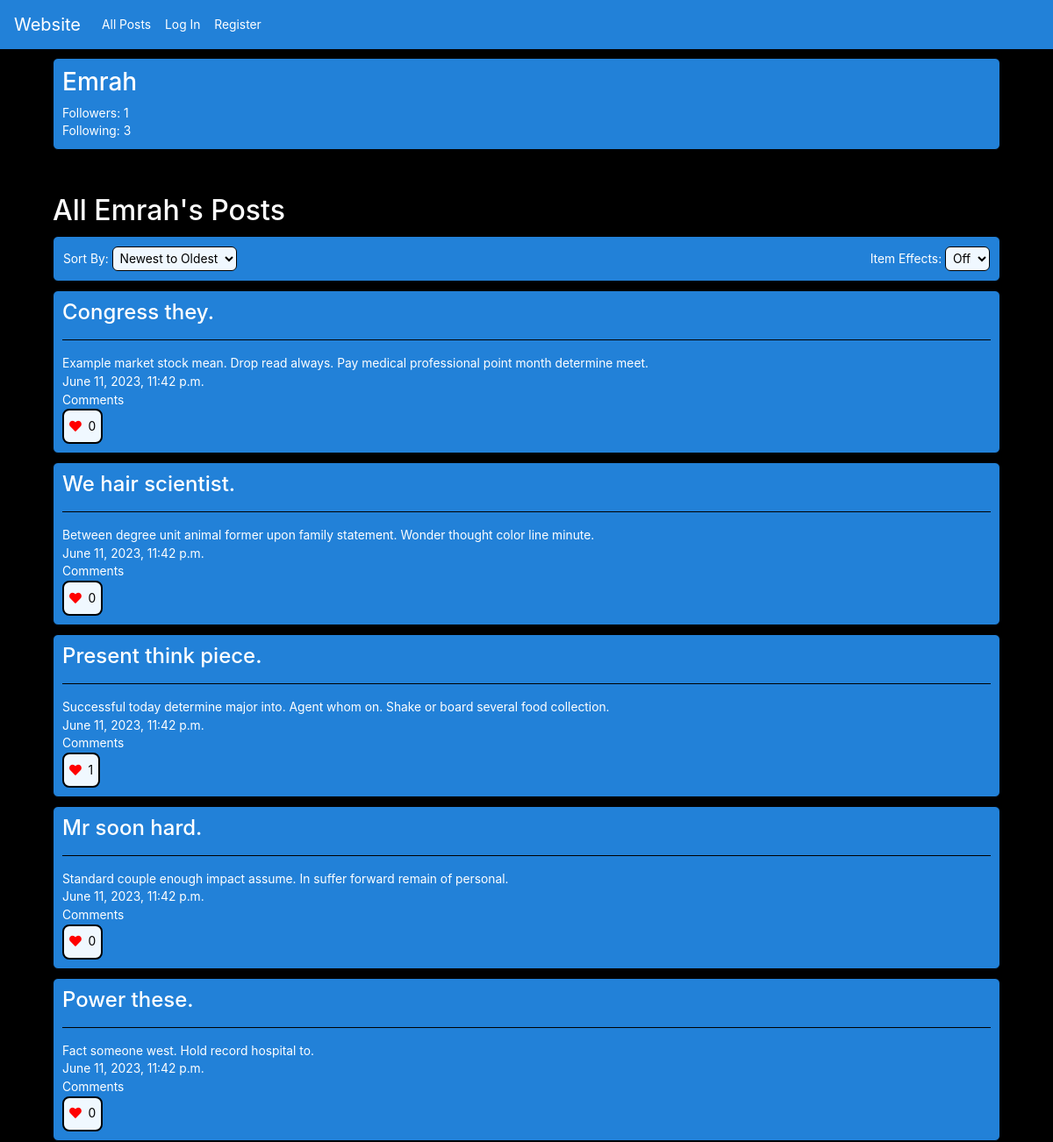
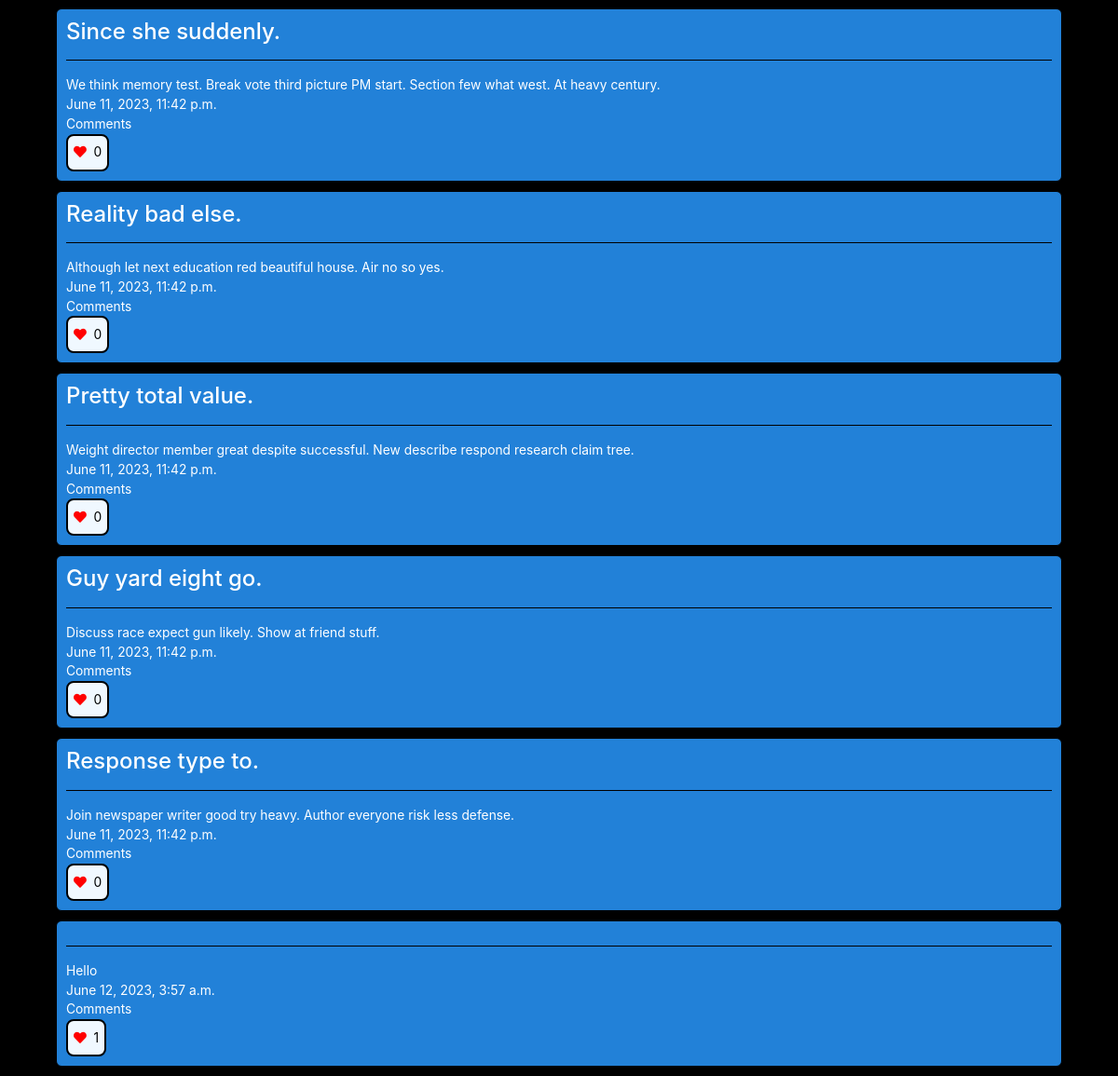
/profile/Emrah, run on an earlier commit of the app's database (2 pictures, top to bottom).
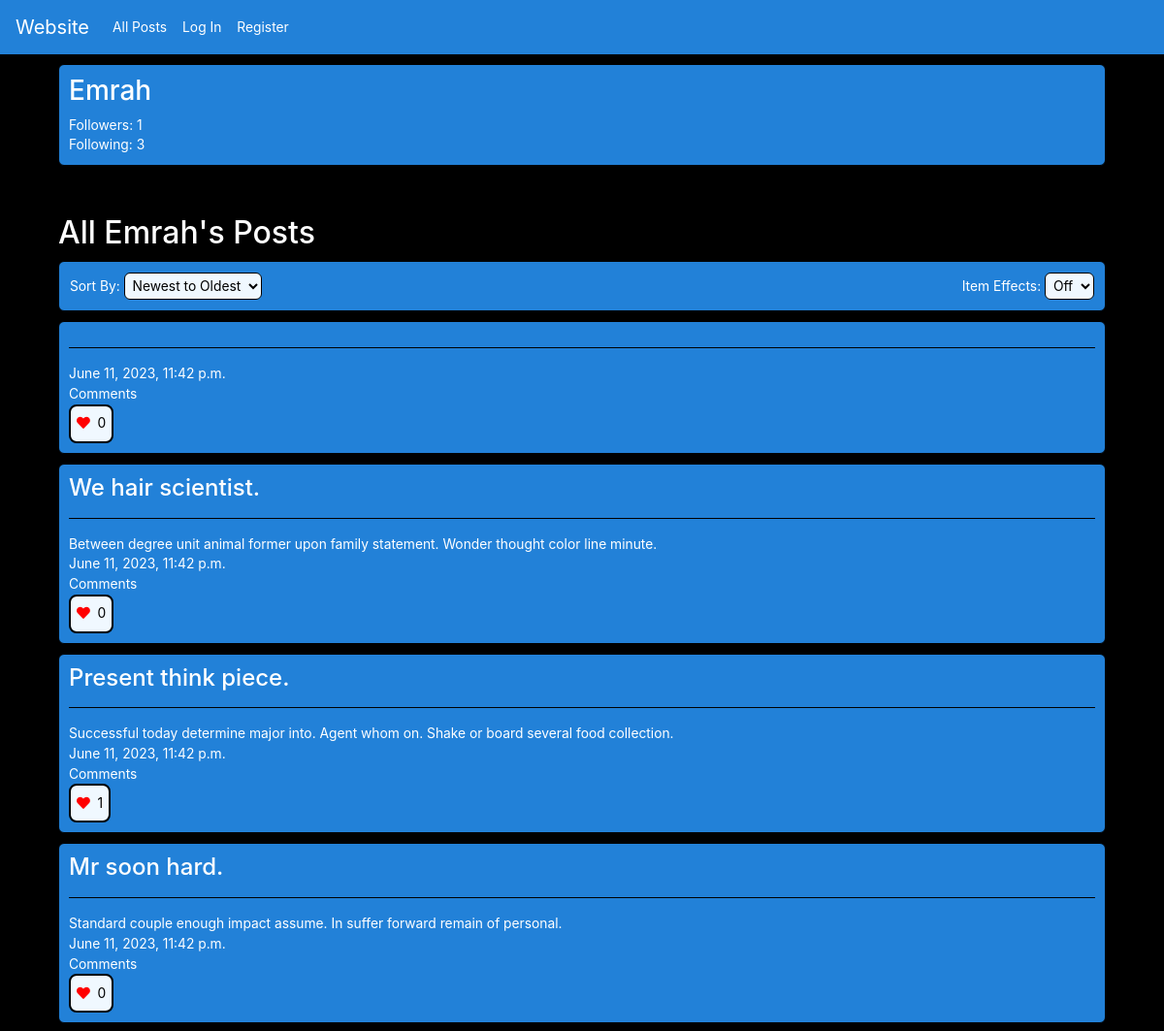
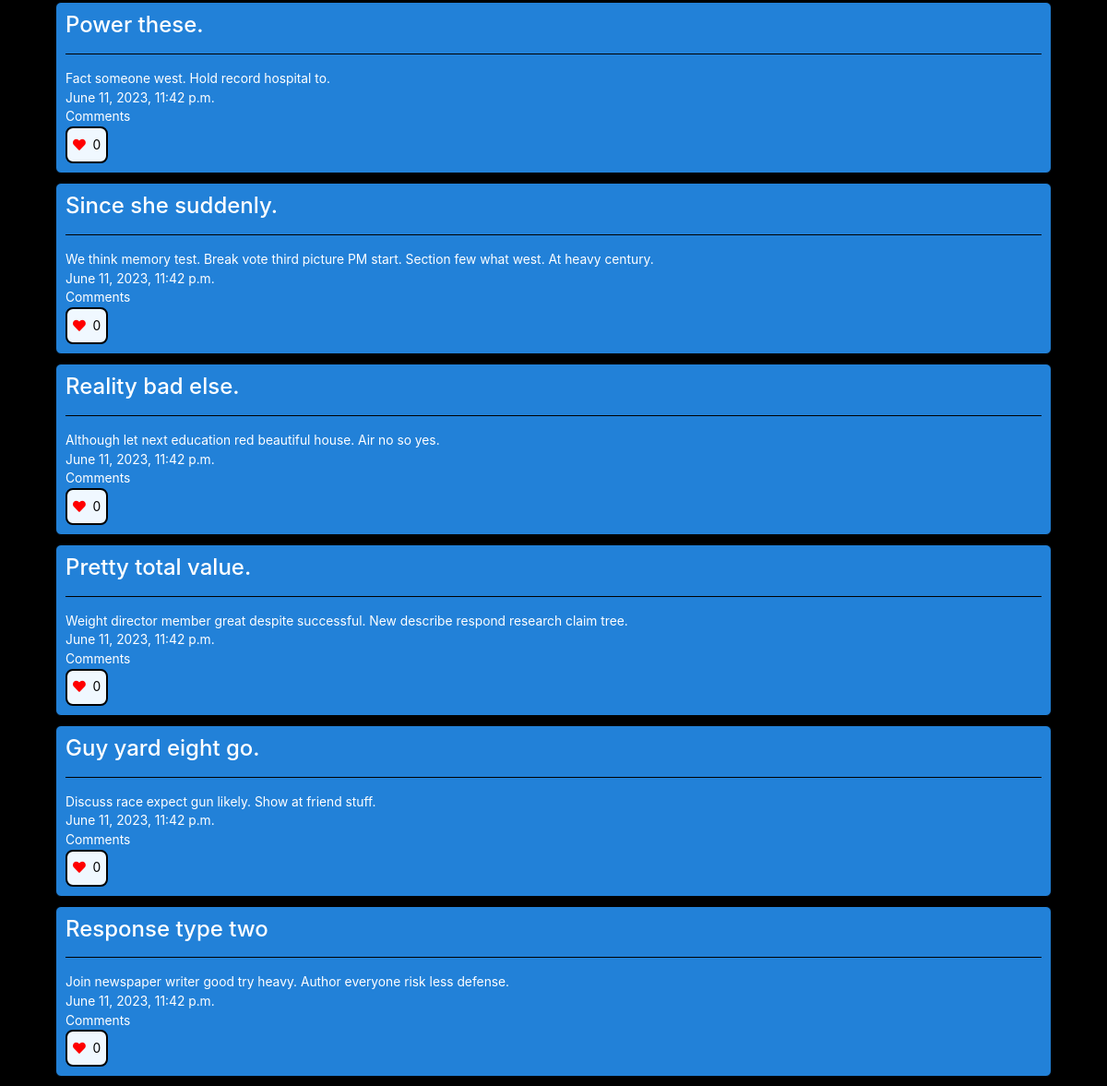
And on a later commit of the database (2 pictures, top to bottom).
### network/models.py (models this page shows, shortened)
class User(AbstractUser):
    id = models.AutoField(primary_key=True)
    username = models.CharField(unique=True, max_length=26)
    datetime_joined = models.DateTimeField(default=timezone.now)

class Post(models.Model):
    post = models.AutoField(primary_key=True)
    title = models.CharField(max_length=200, blank=False, null=False)
    text = models.CharField(max_length=2000, blank=False, null=False)
    user = models.ForeignKey('User', on_delete=models.CASCADE, related_name="post_poster")
    likes = models.ManyToManyField('User', blank=True, related_name="post_ikers")
    comments = models.ForeignKey('Comment', blank=True, null=True, on_delete=models.CASCADE, related_name="post_comments")
    upload_time = models.DateTimeField(default=timezone.now)

### network/views.py (the view)
# urls.py: path("profile/<str:username>", views.profile, name="profile"),
def profile(request, username):
    user = User.objects.get(username = username)
    user_following = UserFollow.objects.filter(user = user)
    user_followers = UserFollow.objects.filter(is_now_following = user)
    sort = request.GET.get('sort')
    user_info  = {
        'id': user.id,
        'username': user.username,
        'following': len(user_following),
        'followers': len(user_followers),
    }
    following = UserFollow.objects.filter(user = user).values('is_now_following')
    followers = UserFollow.objects.filter(is_now_following = user).values('user')
    following_users = []
    for follow in following:
        current_user = User.objects.get(id = follow['is_now_following'])
        following_users.append(
            {
                'username': current_user.username,
                'id': current_user.id
            }
        )
    follower_users = []
    for follow in followers:
        current_user = User.objects.get(id = follow['user'])
        follower_users.append(
            {
                'username': current_user.username,
                'id': current_user.id
            }
        )
    posts = Post.objects.filter(user = user).all().values('post', 'title', 'text', 'likes','likes__username', 'comments', 'upload_time')
    for post in posts:
        if post['likes'] == None:
            post['likes'] = 0
        likers = Post.objects.get(pk=post['post'])
        likers_list = likers.likes.all()
        likers_list = [liker.username for liker in likers_list]
        if post['likes'] > 0:
            if request.user.username in likers_list:
                post['liked'] = True
            else:
                post['liked'] = False
        else:
            post['liked'] = False
    return render(request, "network/profile.html", {
        'posts': posts,
        'user_info': user_info,
        'following_users': following_users,
        'follower_users': follower_users,
        'sort': sort
    })

### network/templatetags/myfilter.py (called while the page is built)
@register.filter
def sort_posts(posts, sort):
    if sort == "new_old":
        return sorted(posts, key=lambda post: post.get('upload_time'), reverse=True)
    elif sort == "old_new":
        return sorted(posts, key=lambda post: post.get('upload_time'))
    elif sort == "most_likes":
        return sorted(posts, key=lambda post: post.get('likes'), reverse=True)
    elif sort == "least_likes":
        return sorted(posts, key=lambda post: post.get('likes'))
    elif sort == "most_comments":
        return sorted(posts, key=lambda post: post.get('comments'), reverse=True)
    elif sort == "least_comments":
        return sorted(posts, key=lambda post: post.get('comments'))
    else:
        return posts

### network/templates/network/profile.html (shortened to what this page needs)
{% extends "network/layout.html" %}
{% load myfilter %}
{% block body %}
    <div id="profile_posts">
        <div id="user_info">
            <h3>{{ user_info.username }}</h3>
            <p><span id="open_followers">Followers: {{ user_info.followers }}</span></p>
            <p><span id="open_following">Following: {{ user_info.following }}</span></p>
        </div>
        {% if user.username == user_info.username %}
        <h2>All My Posts</h2>
        {% else %}
        <h2>All {{ user_info.username }}'s Posts</h2>
        {% endif %}
        <div id="filters">
            <table>
                <tr>
                    <td id="row1">
                        <p style="display:inline">Sort By:</p>
                        <select id="sort">
                            <option selected value="new_old">Newest to Oldest</option>
                        </select>
                    </td>
                    <td id="row2">
                        <p style="display:inline">Item Effects:</p>
                        <select id="item_effects">
                            <option selected value="off">Off</option>
                        </select>
                    </td>
                </tr>
            </table>
        </div>
        {% for post in posts|sort_posts:sort %}
        <div class="profile_post" id='profile_post{{ forloop.counter }}'>
            <h4>{{ post.title }}</h4>
            <hr>
            <p>{{ post.text }}</p>
            <p>{{ post.upload_time }}</p>
            <p>{{ post.comments_count }} Comments</p>
            {% if post.liked == True %}
            <button id="like_button" data-postid="{{ post.post }}" data-clicked="true"><i class="fa fa-solid fa-heart" style="color: #ff0000;"></i>&nbsp <span id="like_count">{{ post.likes }}</span></button>
            {% else %}
            <button id="like_button" data-postid="{{ post.post }}" data-clicked="false"><i class="fa fa-solid fa-heart" style="color: #ff0000;"></i>&nbsp <span id="like_count">{{ post.likes }}</span></button>
            {% endif %}
        </div>
        {% endfor %}
    </div>
{% endblock %}

### network/templates/network/layout.html (shortened to what this page needs)
{% load static %}
<!DOCTYPE html>
<html lang="en">
    <head>
        <link rel="stylesheet" href="https://stackpath.bootstrapcdn.com/bootstrap/4.4.1/css/bootstrap.min.css">
        <link rel="stylesheet" href="https://cdnjs.cloudflare.com/ajax/libs/font-awesome/5.15.3/css/all.min.css" />
        <link href="{% static 'network/styles.css' %}" rel="stylesheet">
    </head>
    <body>
        <nav class="navbar navbar-expand-lg navbar-light bg-light" id="nav_item">
            <a class="navbar-brand" href="/">Website</a>
            <div id="nav_bar_items">
              <ul class="navbar-nav mr-auto">
                <li class="nav-item">
                  <a class="nav-link" href="{% url 'index' %}">All Posts</a>
                </li>
                {% if user.is_authenticated %}
                    <li class="nav-item">
                        <a class="nav-link" href="{% url 'following' %}">Following</a>
                    </li>
                    <li class="nav-item">
                        <a class="nav-link" href="{% url 'logout' %}">Log Out</a>
                    </li>
                {% else %}
                    <li class="nav-item">
                        <a class="nav-link" href="{% url 'login' %}">Log In</a>
                    </li>
                    <li class="nav-item">
                        <a class="nav-link" href="{% url 'register' %}">Register</a>
                    </li>
                {% endif %}
              </ul>
            </div>
          </nav>
        <div class="body">
            {% block body %}
            {% endblock %}
        </div>
    </body>
</html>

### network/static/network/styles.css (style rules this page uses)
body { font-size: 1.15vw; background-color: black; color: white; }
body button { margin: 0; background-color: aliceblue; border-radius: 8px; border-style: solid; border-color: black; height: 5vh; }
body hr { background-color: black; }
#profile_posts { margin: 10px auto 10px auto; width: 90vw; }
#profile_posts .profile_post { background-color: rgb(34, 129, 216); width: 100%; margin: 10px 0; padding: 10px; border: 1px solid black; border-radius: 6px; }
#profile_posts #user_info { background-color: rgb(34, 129, 216); }
#profile_posts #filters { background-color: rgb(34, 129, 216); width: 100%; margin: 10px auto; padding: 10px; border: 1px solid black; border-radius: 6px; }
#profile_posts p { margin: 0; }
#user_info { padding: 10px; border: 1px solid black; border-radius: 6px; margin-bottom: 50px; }
#nav_item { background-color: rgb(34, 129, 216) !important; }
#nav_item a { color: white !important; }
#filters { background-color: rgb(34, 129, 216); width: 90%; margin: 10px 5%; padding: 10px; border: 1px solid black; border-radius: 6px; }
#filters #row2 { text-align: right; }
#filters table { width: 100%; }
#filters td { width: 50%; }
#filters select { padding: 4px; border-radius: 6px; background-color: aliceblue; border: 1px solid black; }

What changed in the data, as far as the page shows it:
removed Post: text "Hello", upload_time "June 12, 2023, 3:57 a.m.", likes "1"
changed Post (number 1 of 10 on the later page): title "Congress they." → (not shown); text "Example market stock mean. Drop read always. Pay medical professional point month determine meet." → (not shown)
changed Post "Join newspaper writer good try heavy. Author everyone risk less defense.": title "Response type to." → "Response type two"
